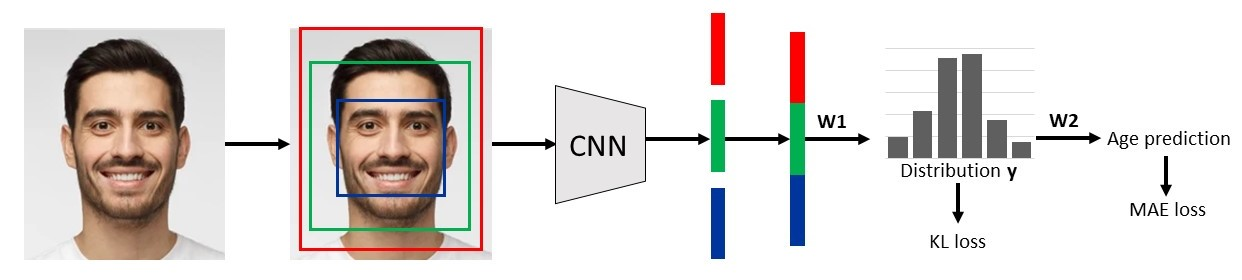
#> input picture report/images/model.jpg, 1242 x 280 px
$ python -i image_manipulation.py   (imports and definitions only)
#> lines starting #> are read from the running program, lines starting #| are printed output that depends on the picture
#> further down, picture is the input picture: shape (280, 1242, 3); mean B, G, R 217.7, 220.4, 225.3
import numpy as np
import cv2
import pickle
import random
import scipy.interpolate

from utils import path_constants

# [120 lines left out: functions random_erasing, do_some_augmentation, box_random_shift, clip_box, get_image_crops, not called in this run]


# The following two functions are mostly external code,
# adapted for the purpose of performing a *random* temperature change.
# source: https://www.askaswiss.com/2016/02/how-to-manipulate-color-temperature-opencv-python.html

# Creates a lookup table for a generic curve effect
def create_LUT_8UC1(x, y):
    spl = scipy.interpolate.UnivariateSpline(x, y)
    return spl(range(256))

# [11 lines left out: function warm, not called in this run]

def cool(img_bgr_in, incr_ch_lut, decr_ch_lut):
    # Step 1 : increase blue, decrease red
    c_b, c_g, c_r = cv2.split(img_bgr_in)
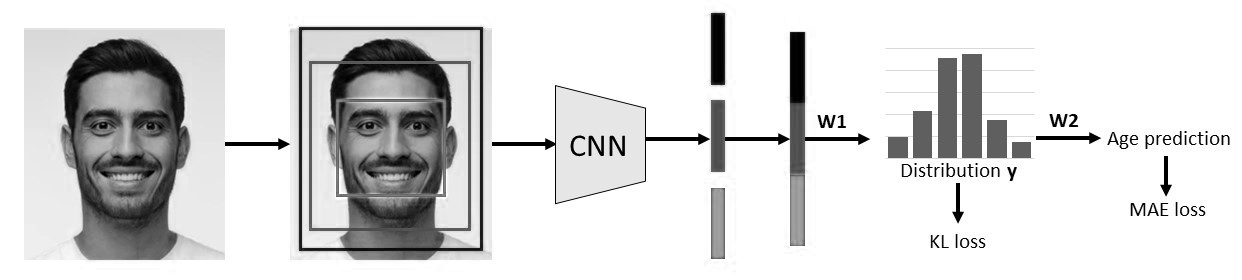
#> c_b: shape (280, 1242); min 0, max 255, mean 217.7
    c_r = cv2.LUT(c_r, decr_ch_lut).astype(np.uint8)
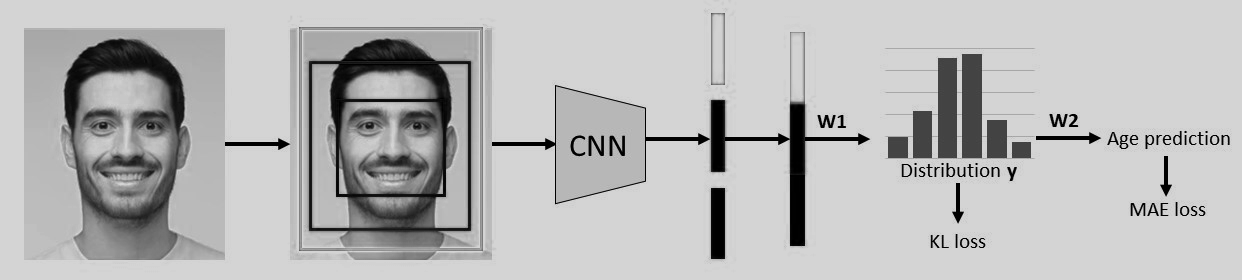
#> c_r: shape (280, 1242); min 0, max 212, mean 183.7
    c_b = cv2.LUT(c_b, incr_ch_lut).astype(np.uint8)
    img_bgr_cold = cv2.merge((c_b, c_g, c_r))
    # Step 2 : decrease saturation
    c_h, c_s, c_v = cv2.split(cv2.cvtColor(img_bgr_cold, cv2.COLOR_BGR2HSV))
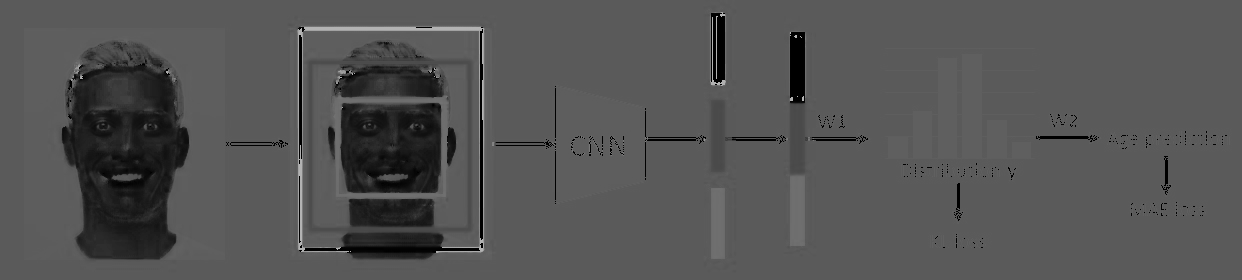
#> c_h: shape (280, 1242); min 0, max 179, mean 83.8
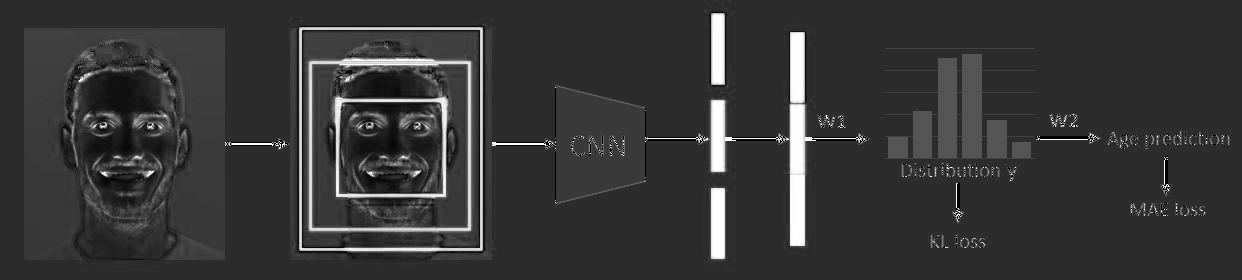
#> c_s: shape (280, 1242); min 0, max 255, mean 54.8
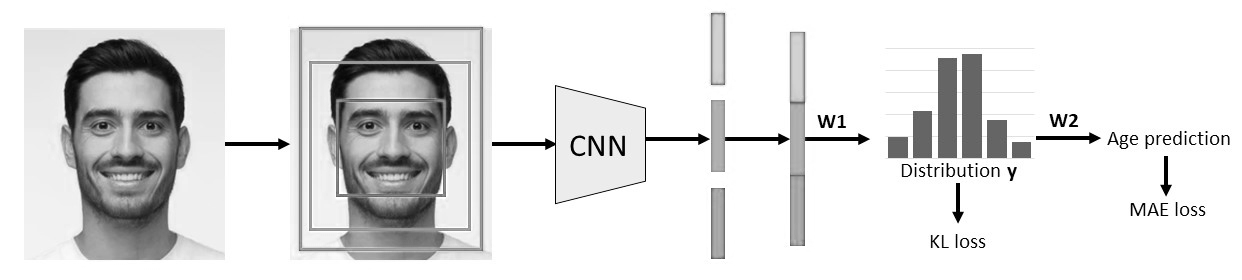
#> c_v: shape (280, 1242); min 0, max 255, mean 224.7
    c_s = cv2.LUT(c_s, decr_ch_lut).astype(np.uint8)
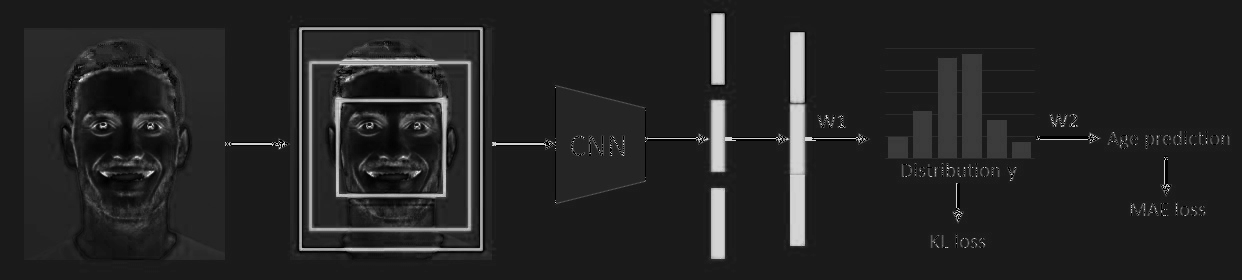
#> c_s: shape (280, 1242); min 0, max 212, mean 35.8
    img_bgr_cold = cv2.cvtColor(cv2.merge((c_h, c_s, c_v)), cv2.COLOR_HSV2BGR)
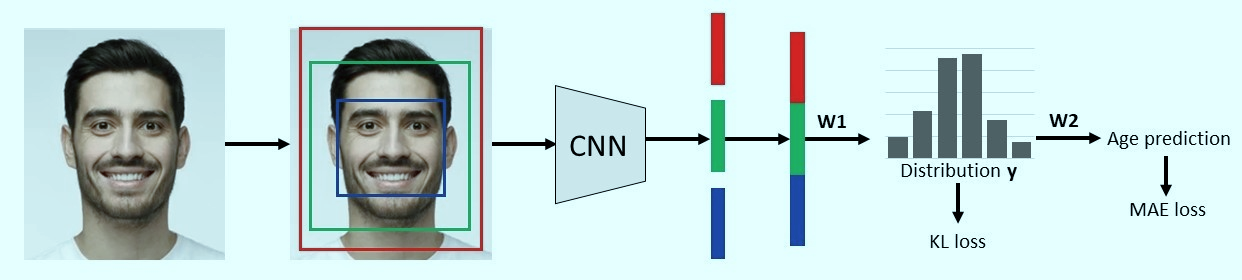
#> img_bgr_cold: shape (280, 1242, 3); mean B, G, R 221, 221.4, 198.7
    return img_bgr_cold

def random_temperature(img, rn_bounds=(0.0, 1.2)):
    # Step 0 (ours) : random intensity
    x = np.array([0, 64, 128, 192, 256])
    rn = np.random.uniform(*rn_bounds)
    reference_incr_y = np.array([0, 70, 140, 210, 256])
    reference_decr_y = np.array([0, 30, 80, 120, 192])
    ref_incr_delta = reference_incr_y - x
    ref_decr_delta = reference_decr_y - x
    incr_delta = rn*ref_incr_delta
    decr_delta = rn*ref_decr_delta
    incr_y = x + incr_delta
    decr_y = x + decr_delta
    incr_ch_lut = create_LUT_8UC1(x, incr_y)
    decr_ch_lut = create_LUT_8UC1(x, decr_y)
    if np.random.rand() < 0.5:
        img = warm(img, incr_ch_lut, decr_ch_lut)
    else:
        img = cool(img, incr_ch_lut, decr_ch_lut)
    return img


# testing
# if __name__=="__main__":
    # we used to have a test here, but it uses actual paths from our machine.

>>> import cv2
>>> picture = cv2.imread('../report/images/model.jpg')
>>> result = random_temperature(picture)
